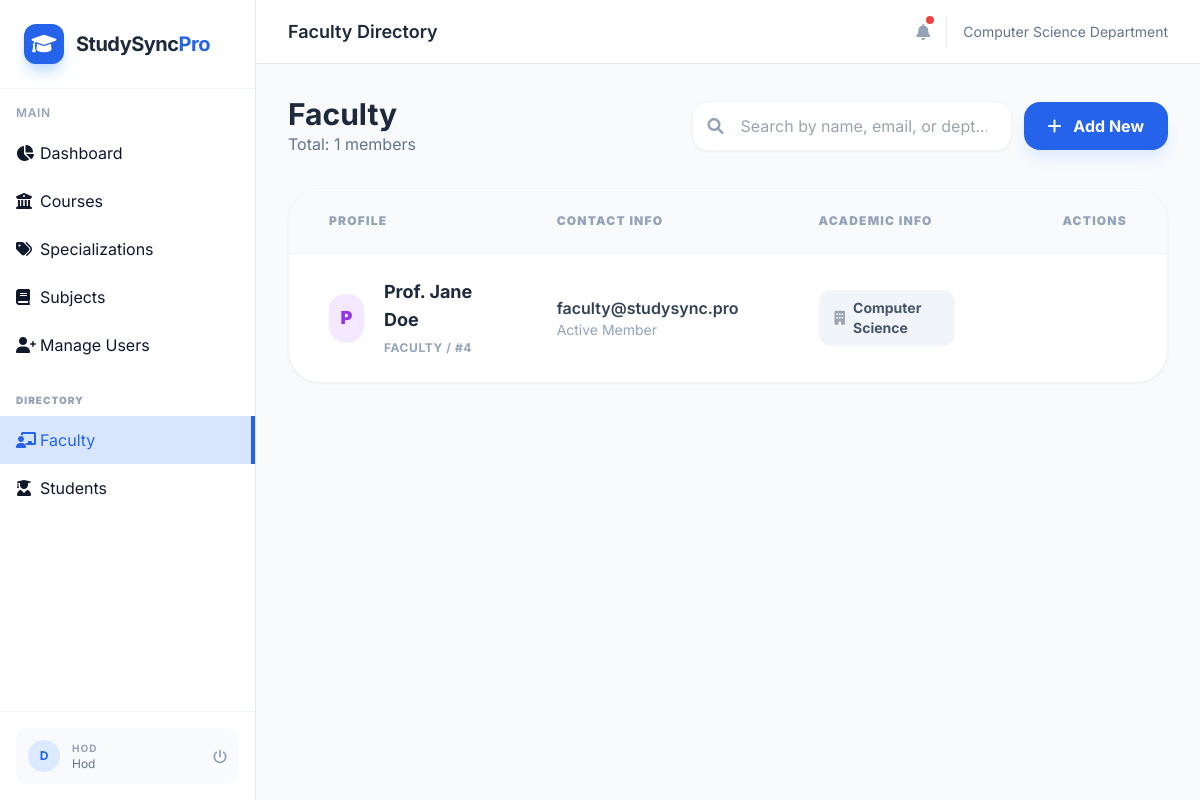
The app's page /hod/directory/faculty (signed in) with its own data.
### models.py (models this page shows)
class User(db.Model, UserMixin):
    __tablename__ = 'user'
    id = db.Column(db.Integer, primary_key=True)
    name = db.Column(db.String(100), nullable=False)
    email = db.Column(db.String(120), unique=True, nullable=False)
    password = db.Column(db.String(200), nullable=False)
    role = db.Column(db.String(20), nullable=False) # hod, faculty, student
    department = db.Column(db.String(100))
    subjects_taught = db.relationship('Subject', backref='faculty', lazy=True)
    enrollments = db.relationship('Enrollment', backref='student', lazy=True)
    events_created = db.relationship('Event', backref='creator', lazy=True, foreign_keys='Event.created_by')
    personal_reminders = db.relationship('Event', backref='owner', lazy=True, foreign_keys='Event.user_id')

### routes/hod.py (the view)
    def decorated_function(*args, **kwargs):
        if not current_user.is_authenticated or current_user.role != 'hod':
            flash('Access Denied', 'danger')
            return redirect(url_for('auth.login'))
        return f(*args, **kwargs)

### routes/hod.py (called while the page is built)
def admin_required(f):
    def decorated_function(*args, **kwargs):
        if not current_user.is_authenticated or current_user.role != 'hod':
            flash('Access Denied', 'danger')
            return redirect(url_for('auth.login'))
        return f(*args, **kwargs)
    decorated_function.__name__ = f.__name__
    return decorated_function

@hod_bp.route('/directory/faculty')
@login_required
@admin_required
def view_faculty():
    dept = current_user.department
    faculty = User.query.filter_by(role='faculty', department=dept).all()
    return render_template('hod_users_list.html', type='faculty', items=faculty, courses=Course.query.filter_by(department=dept).all(), specializations=Specialization.query.join(Course).filter(Course.department == dept).all())

### templates/hod_users_list.html (shortened to what this page needs)
{% extends "base.html" %}
{% block header_title %}{{ type | capitalize }} Directory{% endblock %}
{% block content %}
<div class="space-y-8">
    <div class="flex flex-col md:flex-row md:items-center justify-between gap-4">
        <div>
            <h2 class="text-3xl font-bold text-slate-800">{{ type | capitalize }}</h2>
            <p class="text-slate-500">Total: {{ items|length }} members</p>
        </div>
        <div class="flex items-center space-x-3">
            <div class="relative">
                <i class="fas fa-search absolute left-4 top-1/2 -translate-y-1/2 text-slate-400"></i>
                <input type="text" id="directorySearch" placeholder="Search by name, email, or dept..."
                    class="pl-12 pr-6 py-3 bg-white border border-slate-100 rounded-2xl shadow-sm focus:ring-2 focus:ring-blue-500 outline-none w-64 lg:w-80">
            </div>
            <a href="{{ url_for('hod.manage_users') }}" class="px-6 py-3 bg-blue-600 text-white font-bold rounded-2xl hover:bg-blue-700 transition-all shadow-lg shadow-blue-100">
                <i class="fas fa-plus mr-2"></i> Add New
            </a>
        </div>
    </div>
    <div class="bg-white rounded-[2rem] shadow-sm border border-slate-100 overflow-hidden">
        <div class="overflow-x-auto">
            <table class="w-full text-left border-collapse">
                <thead class="bg-slate-50 border-b border-slate-100">
                    <tr>
                        <th class="px-10 py-6 text-xs font-black text-slate-400 uppercase tracking-widest">Profile</th>
                        <th class="px-10 py-6 text-xs font-black text-slate-400 uppercase tracking-widest">Contact Info</th>
                        <th class="px-10 py-6 text-xs font-black text-slate-400 uppercase tracking-widest">Academic Info</th>
                        <th class="px-10 py-6 text-xs font-black text-slate-400 uppercase tracking-widest text-right">Actions</th>
                    </tr>
                </thead>
                <tbody class="divide-y divide-slate-50" id="directoryBody">
                    {% for item in items %}
                    <tr class="hover:bg-slate-50/50 transition-colors group directory-row">
                        <td class="px-10 py-6">
                            <div class="flex items-center space-x-5">
                                <div class="w-12 h-12 rounded-2xl {% if type == 'faculty' %}bg-purple-100 text-purple-600{% else %}bg-blue-100 text-blue-600{% endif %} flex items-center justify-center font-black text-lg shadow-sm">
                                    {{ item.name[0] }}
                                </div>
                                <div>
                                    <h4 class="font-bold text-slate-800 text-lg row-name">{{ item.name }}</h4>
                                    <span class="text-xs font-bold text-slate-400 uppercase tracking-wider">{{ item.role }} / #{{ item.id }}</span>
                                </div>
                            </div>
                        </td>
                        <td class="px-10 py-6">
                            <div class="flex flex-col">
                                <span class="text-slate-700 font-semibold row-email">{{ item.email }}</span>
                                <span class="text-slate-400 text-sm">Active Member</span>
                            </div>
                        </td>
                        <td class="px-10 py-6">
                            <div class="inline-flex items-center px-4 py-2 bg-slate-100 text-slate-600 rounded-xl text-sm font-bold row-dept">
                                <i class="fas fa-building mr-2 opacity-50"></i> {{ item.department }}
                            </div>
                        </td>
                        <td class="px-10 py-6 text-right">
                        </td>
                    </tr>
                    {% endfor %}
                </tbody>
            </table>
        </div>
    </div>
</div>
{% endblock %}

### templates/base.html (shortened to what this page needs)
<!DOCTYPE html>
<html lang="en">
<head>
    <script src="https://cdn.tailwindcss.com"></script>
    <link href="https://cdnjs.cloudflare.com/ajax/libs/font-awesome/6.0.0/css/all.min.css" rel="stylesheet">
</head>
<body class="bg-slate-50 text-slate-900">
    {% if current_user.is_authenticated %}
    <div class="flex h-screen overflow-hidden">
        <aside class="w-64 bg-white border-r border-slate-200 flex-shrink-0 hidden md:flex flex-col">
            <div class="p-6 border-b border-slate-100">
                <div class="flex items-center space-x-3">
                    <div class="w-10 h-10 bg-blue-600 rounded-xl flex items-center justify-center text-white shadow-lg shadow-blue-200">
                        <i class="fas fa-graduation-cap text-xl"></i>
                    </div>
                    <span class="text-xl font-bold tracking-tight text-slate-800">StudySync<span class="text-blue-600">Pro</span></span>
                </div>
            </div>
            <nav class="flex-1 overflow-y-auto py-4">
                <div class="px-4 mb-2 text-xs font-semibold text-slate-400 uppercase tracking-wider">Main</div>
                {% if current_user.role == 'hod' %}
                <a href="{{ url_for('hod.dashboard') }}" class="sidebar-link flex items-center px-4 py-3 transition-colors {{ 'active' if request.endpoint == 'hod.dashboard' }}">
                    <i class="fas fa-chart-pie w-6"></i> <span>Dashboard</span>
                </a>
                <a href="{{ url_for('hod.manage_courses') }}" class="sidebar-link flex items-center px-4 py-3 transition-colors {{ 'active' if 'course' in request.endpoint }}">
                    <i class="fas fa-university w-6"></i> <span>Courses</span>
                </a>
                <a href="{{ url_for('hod.manage_specializations') }}" class="sidebar-link flex items-center px-4 py-3 transition-colors {{ 'active' if 'specialization' in request.endpoint }}">
                    <i class="fas fa-tags w-6"></i> <span>Specializations</span>
                </a>
                <a href="{{ url_for('hod.manage_subjects') }}" class="sidebar-link flex items-center px-4 py-3 transition-colors {{ 'active' if 'subject' in request.endpoint }}">
                    <i class="fas fa-book w-6"></i> <span>Subjects</span>
                </a>
                <a href="{{ url_for('hod.manage_users') }}" class="sidebar-link flex items-center px-4 py-3 transition-colors {{ 'active' if 'manage_users' in request.endpoint }}">
                    <i class="fas fa-user-plus w-6"></i> <span>Manage Users</span>
                </a>
                <div class="px-4 py-2 mt-4 text-[10px] font-black uppercase tracking-widest text-slate-400">Directory</div>
                <a href="{{ url_for('hod.view_faculty') }}" class="sidebar-link flex items-center px-4 py-3 transition-colors {{ 'active' if 'view_faculty' in request.endpoint }}">
                    <i class="fas fa-chalkboard-teacher w-6"></i> <span>Faculty</span>
                </a>
                <a href="{{ url_for('hod.view_students') }}" class="sidebar-link flex items-center px-4 py-3 transition-colors {{ 'active' if 'view_students' in request.endpoint }}">
                    <i class="fas fa-user-graduate w-6"></i> <span>Students</span>
                </a>
                {% endif %}
            </nav>
            <div class="p-4 border-t border-slate-100">
                <div class="flex items-center space-x-3 p-3 bg-slate-50 rounded-xl">
                    <div class="w-8 h-8 rounded-full bg-blue-100 flex items-center justify-center text-blue-600 font-bold text-xs">
                        {{ current_user.name[0] | upper }}
                    </div>
                    <div class="flex-1 min-w-0">
                        <span class="text-[10px] font-bold text-slate-400 uppercase tracking-widest block">{{ current_user.role }}</span>
                        <p class="text-xs text-slate-500 capitalize">{{ current_user.role }}</p>
                    </div>
                    <a href="{{ url_for('auth.logout') }}" class="text-slate-400 hover:text-red-500 transition-colors">
                        <i class="fas fa-power-off text-sm"></i>
                    </a>
                </div>
            </div>
        </aside>
        <main class="flex-1 flex flex-col min-w-0 bg-slate-50 overflow-hidden">
            <header class="h-16 bg-white border-b border-slate-200 flex items-center justify-between px-8 z-10">
                <div class="flex items-center">
                    <h2 class="text-lg font-semibold text-slate-800">{% block header_title %}{% endblock %}</h2>
                </div>
                <div class="flex items-center space-x-4">
                    <div class="relative">
                        <i class="fas fa-bell text-slate-400 hover:text-blue-600 cursor-pointer"></i>
                        <span class="absolute -top-1 -right-1 w-2 h-2 bg-red-500 rounded-full"></span>
                    </div>
                    <span class="text-sm text-slate-500">{{ current_user.department }} Department</span>
                </div>
            </header>
            <div class="flex-1 overflow-y-auto p-8">
                {% block content %}{% endblock %}
            </div>
        </main>
    </div>
    {% else %}
    {% block auth_content %}{% endblock %}
    {% endif %}
</body>
</html>

### templates/base.html (style rules this page uses)
body { font-family: 'Inter', sans-serif; }
.sidebar-link.active { background: rgba(59, 130, 246, 0.2); color: #2563eb; border-right: 4px solid #2563eb; }

### records on screen
User: name "D", role "HOD", role "Hod", department "Computer Science"
User: role "Faculty", name "P", name "Prof. Jane Doe", role "FACULTY", id "4", email "faculty@studysync.pro", department "Computer Science"

### other values on screen
{{ items|length }} "1"
